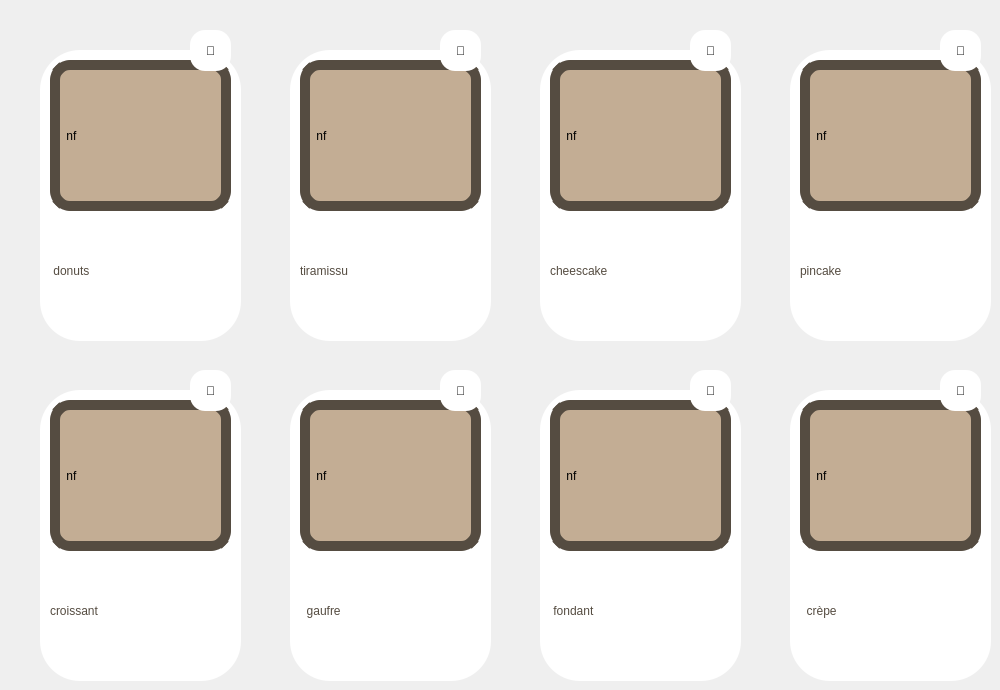
   <widget class="QWidget" name="tab_6">
    <attribute name="title">
     <string>sucré</string>
    </attribute>
    <widget class="QLabel" name="label_65">
     <property name="geometry">
      <rect>
       <x>40</x>
       <y>50</y>
       <width>201</width>
       <height>291</height>
      </rect>
     </property>
     <property name="styleSheet">
      <string notr="true">QLabel{border-radius:40px;background-color:white}</string>
     </property>
     <property name="text">
      <string/>
     </property>
    </widget>
    <widget class="QLabel" name="label_64">
     <property name="geometry">
      <rect>
       <x>290</x>
       <y>50</y>
       <width>201</width>
       <height>291</height>
      </rect>
     </property>
     <property name="styleSheet">
      <string notr="true">QLabel{border-radius:40px;background-color:white}</string>
     </property>
     <property name="text">
      <string/>
     </property>
    </widget>
    <widget class="QLabel" name="label_63">
     <property name="geometry">
      <rect>
       <x>540</x>
       <y>50</y>
       <width>201</width>
       <height>291</height>
      </rect>
     </property>
     <property name="styleSheet">
      <string notr="true">QLabel{border-radius:40px;background-color:white}</string>
     </property>
     <property name="text">
      <string/>
     </property>
    </widget>
    <widget class="QLabel" name="label_62">
     <property name="geometry">
      <rect>
       <x>790</x>
       <y>50</y>
       <width>201</width>
       <height>291</height>
      </rect>
     </property>
     <property name="styleSheet">
      <string notr="true">QLabel{border-radius:40px;background-color:white}</string>
     </property>
     <property name="text">
      <string/>
     </property>
    </widget>
    <widget class="QLabel" name="label_61">
     <property name="geometry">
      <rect>
       <x>40</x>
       <y>390</y>
       <width>201</width>
       <height>291</height>
      </rect>
     </property>
     <property name="styleSheet">
      <string notr="true">QLabel{border-radius:40px;background-color:white}</string>
     </property>
     <property name="text">
      <string/>
     </property>
    </widget>
    <widget class="QLabel" name="label_66">
     <property name="geometry">
      <rect>
       <x>540</x>
       <y>390</y>
       <width>201</width>
       <height>291</height>
      </rect>
     </property>
     <property name="styleSheet">
      <string notr="true">QLabel{border-radius:40px;background-color:white}</string>
     </property>
     <property name="text">
      <string/>
     </property>
    </widget>
    <widget class="QLabel" name="label_67">
     <property name="geometry">
      <rect>
       <x>790</x>
       <y>390</y>
       <width>201</width>
       <height>291</height>
      </rect>
     </property>
     <property name="styleSheet">
      <string notr="true">QLabel{border-radius:40px;background-color:white}</string>
     </property>
     <property name="text">
      <string/>
     </property>
    </widget>
    <widget class="QLabel" name="label_68">
     <property name="geometry">
      <rect>
       <x>290</x>
       <y>390</y>
       <width>201</width>
       <height>291</height>
      </rect>
     </property>
     <property name="styleSheet">
      <string notr="true">QLabel{border-radius:40px;background-color:white}</string>
     </property>
     <property name="text">
      <string/>
     </property>
    </widget>
    <widget class="QLabel" name="label_109">
     <property name="geometry">
      <rect>
       <x>800</x>
       <y>60</y>
       <width>181</width>
       <height>151</height>
      </rect>
     </property>
     <property name="styleSheet">
      <string notr="true">border-radius:20px;
background-color: rgb(195, 173, 148);border:10px solid rgb(85, 76, 65);</string>
     </property>
     <property name="text">
      <string> nf</string>
     </property>
    </widget>
    <widget class="QLabel" name="label_110">
     <property name="geometry">
      <rect>
       <x>550</x>
       <y>60</y>
       <width>181</width>
       <height>151</height>
      </rect>
     </property>
     <property name="styleSheet">
      <string notr="true">border-radius:20px;
background-color: rgb(195, 173, 148);border:10px solid rgb(85, 76, 65);</string>
     </property>
     <property name="text">
      <string> nf</string>
     </property>
    </widget>
    <widget class="QLabel" name="label_111">
     <property name="geometry">
      <rect>
       <x>300</x>
       <y>60</y>
       <width>181</width>
       <height>151</height>
      </rect>
     </property>
     <property name="styleSheet">
      <string notr="true">border-radius:20px;
background-color: rgb(195, 173, 148);border:10px solid rgb(85, 76, 65);</string>
     </property>
     <property name="text">
      <string> nf</string>
     </property>
    </widget>
    <widget class="QLabel" name="label_112">
     <property name="geometry">
      <rect>
       <x>50</x>
       <y>60</y>
       <width>181</width>
       <height>151</height>
      </rect>
     </property>
     <property name="styleSheet">
      <string notr="true">border-radius:20px;
background-color: rgb(195, 173, 148);border:10px solid rgb(85, 76, 65);</string>
     </property>
     <property name="text">
      <string> nf</string>
     </property>
    </widget>
    <widget class="QLabel" name="label_113">
     <property name="geometry">
      <rect>
       <x>50</x>
       <y>400</y>
       <width>181</width>
       <height>151</height>
      </rect>
     </property>
     <property name="styleSheet">
      <string notr="true">border-radius:20px;
background-color: rgb(195, 173, 148);border:10px solid rgb(85, 76, 65);</string>
     </property>
     <property name="text">
      <string> nf</string>
     </property>
    </widget>
    <widget class="QLabel" name="label_114">
     <property name="geometry">
      <rect>
       <x>300</x>
       <y>400</y>
       <width>181</width>
       <height>151</height>
      </rect>
     </property>
     <property name="styleSheet">
      <string notr="true">border-radius:20px;
background-color: rgb(195, 173, 148);border:10px solid rgb(85, 76, 65);</string>
     </property>
     <property name="text">
      <string> nf</string>
     </property>
    </widget>
    <widget class="QLabel" name="label_115">
     <property name="geometry">
      <rect>
       <x>550</x>
       <y>400</y>
       <width>181</width>
       <height>151</height>
      </rect>
     </property>
     <property name="styleSheet">
      <string notr="true">border-radius:20px;
background-color: rgb(195, 173, 148);border:10px solid rgb(85, 76, 65);</string>
     </property>
     <property name="text">
      <string> nf</string>
     </property>
    </widget>
    <widget class="QLabel" name="label_116">
     <property name="geometry">
      <rect>
       <x>800</x>
       <y>400</y>
       <width>181</width>
       <height>151</height>
      </rect>
     </property>
     <property name="styleSheet">
      <string notr="true">border-radius:20px;
background-color: rgb(195, 173, 148);border:10px solid rgb(85, 76, 65);</string>
     </property>
     <property name="text">
      <string> nf</string>
     </property>
    </widget>
    <widget class="QPushButton" name="a30">
     <property name="geometry">
      <rect>
       <x>550</x>
       <y>400</y>
       <width>181</width>
       <height>151</height>
      </rect>
     </property>
     <property name="styleSheet">
      <string notr="true">QPushButton{border-image:url(&quot;C:/image projet/fondant.jpg&quot;);
border-radius:20px;}
QPushButton:hover{color:brown;margin-left:4px;margin-right:4px;margin-top:4px;margin-bottom:4px;border-radius:20px;}
QPushButton:pressed{border-radius:20px;}</string>
     </property>
     <property name="text">
      <string/>
     </property>
    </widget>
    <widget class="QPushButton" name="a31">
     <property name="geometry">
      <rect>
       <x>800</x>
       <y>400</y>
       <width>181</width>
       <height>151</height>
      </rect>
     </property>
     <property name="styleSheet">
      <string notr="true">QPushButton{border-image:url(&quot;C:/image projet/crepe.jpg&quot;);
border-radius:20px;}
QPushButton:hover{color:brown;margin-left:4px;margin-right:4px;margin-top:4px;margin-bottom:4px;border-radius:20px;}
QPushButton:pressed{border-radius:20px;}</string>
     </property>
     <property name="text">
      <string/>
     </property>
    </widget>
    <widget class="QPushButton" name="a27">
     <property name="geometry">
      <rect>
       <x>800</x>
       <y>60</y>
       <width>181</width>
       <height>151</height>
      </rect>
     </property>
     <property name="styleSheet">
      <string notr="true">QPushButton{border-image:url(&quot;C:/image projet/pincake.jpg&quot;);
border-radius:20px;}
QPushButton:hover{color:brown;margin-left:4px;margin-right:4px;margin-top:4px;margin-bottom:4px;border-radius:20px;}
QPushButton:pressed{border-radius:20px;}</string>
     </property>
     <property name="text">
      <string/>
     </property>
    </widget>
    <widget class="QPushButton" name="a25">
     <property name="geometry">
      <rect>
       <x>300</x>
       <y>60</y>
       <width>181</width>
       <height>151</height>
      </rect>
     </property>
     <property name="styleSheet">
      <string notr="true">QPushButton{border-image:url(&quot;C:/image projet/tiramisu.jpg&quot;);
border-radius:20px;}
QPushButton:hover{color:brown;margin-left:4px;margin-right:4px;margin-top:4px;margin-bottom:4px;border-radius:20px;}
QPushButton:pressed{border-radius:20px;}</string>
     </property>
     <property name="text">
      <string/>
     </property>
    </widget>
    <widget class="QPushButton" name="a26">
     <property name="geometry">
      <rect>
       <x>550</x>
       <y>60</y>
       <width>181</width>
       <height>151</height>
      </rect>
     </property>
     <property name="styleSheet">
      <string notr="true">QPushButton{border-image:url(&quot;C:/image projet/cheesecake.jpg&quot;);
border-radius:20px;}
QPushButton:hover{color:brown;margin-left:4px;margin-right:4px;margin-top:4px;margin-bottom:4px;border-radius:20px;}
QPushButton:pressed{border-radius:20px;}</string>
     </property>
     <property name="text">
      <string/>
     </property>
    </widget>
    <widget class="QPushButton" name="a28">
     <property name="geometry">
      <rect>
       <x>50</x>
       <y>400</y>
       <width>181</width>
       <height>151</height>
      </rect>
     </property>
     <property name="baseSize">
      <size>
       <width>20</width>
       <height>10</height>
      </size>
     </property>
     <property name="styleSheet">
      <string notr="true">QPushButton{border-image:url(&quot;C:/image projet/croi.jpg&quot;);
border-radius:20px;}
QPushButton:hover{color:brown;margin-left:4px;margin-right:4px;margin-top:4px;margin-bottom:4px;border-radius:20px;}
QPushButton:pressed{border-radius:20px;}</string>
     </property>
     <property name="text">
      <string/>
     </property>
    </widget>
    <widget class="QPushButton" name="a24">
     <property name="geometry">
      <rect>
       <x>50</x>
       <y>60</y>
       <width>181</width>
       <height>151</height>
      </rect>
     </property>
     <property name="styleSheet">
      <string notr="true">QPushButton{border-image:url(&quot;C:/image projet/donut.jpg&quot;);
border-radius:20px;}
QPushButton:hover{color:brown;margin-left:4px;margin-right:4px;margin-top:4px;margin-bottom:4px;border-radius:20px;}
QPushButton:pressed{border-radius:20px;}</string>
     </property>
     <property name="text">
      <string/>
     </property>
    </widget>
    <widget class="QPushButton" name="a29">
     <property name="geometry">
      <rect>
       <x>300</x>
       <y>400</y>
       <width>181</width>
       <height>151</height>
      </rect>
     </property>
     <property name="styleSheet">
      <string notr="true">QPushButton{border-image:url(&quot;C:/image projet/gaufre.jpg&quot;);
border-radius:20px;}
QPushButton:hover{color:brown;margin-left:4px;margin-right:4px;margin-top:4px;margin-bottom:4px;border-radius:20px;}
QPushButton:pressed{border-radius:20px;}</string>
     </property>
     <property name="text">
      <string/>
     </property>
    </widget>
    <widget class="QLabel" name="label_141">
     <property name="geometry">
      <rect>
       <x>300</x>
       <y>570</y>
       <width>181</width>
       <height>81</height>
      </rect>
     </property>
     <property name="styleSheet">
      <string notr="true">QLabel{border-radius:20px;
	color: rgb(85, 76, 65);
	font: 28pt &quot;Modern No. 20&quot;;}</string>
     </property>
     <property name="text">
      <string>  gaufre</string>
     </property>
    </widget>
    <widget class="QLabel" name="label_142">
     <property name="geometry">
      <rect>
       <x>50</x>
       <y>230</y>
       <width>181</width>
       <height>81</height>
      </rect>
     </property>
     <property name="styleSheet">
      <string notr="true">QLabel{border-radius:20px;
	color: rgb(85, 76, 65);
	font: 28pt &quot;Modern No. 20&quot;;}</string>
     </property>
     <property name="text">
      <string> donuts</string>
     </property>
    </widget>
    <widget class="QLabel" name="label_143">
     <property name="geometry">
      <rect>
       <x>300</x>
       <y>230</y>
       <width>181</width>
       <height>81</height>
      </rect>
     </property>
     <property name="styleSheet">
      <string notr="true">QLabel{border-radius:20px;
	color: rgb(85, 76, 65);
	font: 28pt &quot;Modern No. 20&quot;;}</string>
     </property>
     <property name="text">
      <string>tiramissu</string>
     </property>
    </widget>
    <widget class="QLabel" name="label_144">
     <property name="geometry">
      <rect>
       <x>550</x>
       <y>230</y>
       <width>181</width>
       <height>81</height>
      </rect>
     </property>
     <property name="styleSheet">
      <string notr="true">QLabel{border-radius:20px;
	color: rgb(85, 76, 65);
	font: 28pt &quot;Modern No. 20&quot;;}</string>
     </property>
     <property name="text">
      <string>cheescake</string>
     </property>
    </widget>
    <widget class="QLabel" name="label_145">
     <property name="geometry">
      <rect>
       <x>800</x>
       <y>570</y>
       <width>181</width>
       <height>81</height>
      </rect>
     </property>
     <property name="styleSheet">
      <string notr="true">QLabel{border-radius:20px;
	color: rgb(85, 76, 65);
	font: 28pt &quot;Modern No. 20&quot;;}</string>
     </property>
     <property name="text">
      <string>  crèpe</string>
     </property>
    </widget>
    <widget class="QLabel" name="label_146">
     <property name="geometry">
      <rect>
       <x>550</x>
       <y>570</y>
       <width>181</width>
       <height>81</height>
      </rect>
     </property>
     <property name="styleSheet">
      <string notr="true">QLabel{border-radius:20px;
	color: rgb(85, 76, 65);
	font: 28pt &quot;Modern No. 20&quot;;}</string>
     </property>
     <property name="text">
      <string> fondant</string>
     </property>
    </widget>
    <widget class="QLabel" name="label_147">
     <property name="geometry">
      <rect>
       <x>800</x>
       <y>230</y>
       <width>181</width>
       <height>81</height>
      </rect>
     </property>
     <property name="styleSheet">
      <string notr="true">QLabel{border-radius:20px;
	color: rgb(85, 76, 65);
	font: 28pt &quot;Modern No. 20&quot;;}</string>
     </property>
     <property name="text">
      <string>pincake</string>
     </property>
    </widget>
    <widget class="QLabel" name="label_148">
     <property name="geometry">
      <rect>
       <x>50</x>
       <y>570</y>
       <width>181</width>
       <height>81</height>
      </rect>
     </property>
     <property name="styleSheet">
      <string notr="true">QLabel{border-radius:20px;
	color: rgb(85, 76, 65);
	font: 28pt &quot;Modern No. 20&quot;;}</string>
     </property>
     <property name="text">
      <string>croissant</string>
     </property>
    </widget>
    <widget class="QPushButton" name="btn46">
     <property name="geometry">
      <rect>
       <x>440</x>
       <y>370</y>
       <width>41</width>
       <height>41</height>
      </rect>
     </property>
     <property name="styleSheet">
      <string notr="true">background-color: rgb(255, 255, 255);border-radius:15px;
font: 15pt &quot;MS Shell Dlg 2&quot;;</string>
     </property>
     <property name="text">
      <string>🤍</string>
     </property>
    </widget>
    <widget class="QPushButton" name="btn47">
     <property name="geometry">
      <rect>
       <x>690</x>
       <y>370</y>
       <width>41</width>
       <height>41</height>
      </rect>
     </property>
     <property name="styleSheet">
      <string notr="true">background-color: rgb(255, 255, 255);border-radius:15px;
font: 15pt &quot;MS Shell Dlg 2&quot;;</string>
     </property>
     <property name="text">
      <string>🤍</string>
     </property>
    </widget>
    <widget class="QPushButton" name="btn41">
     <property name="geometry">
      <rect>
       <x>190</x>
       <y>30</y>
       <width>41</width>
       <height>41</height>
      </rect>
     </property>
     <property name="styleSheet">
      <string notr="true">background-color: rgb(255, 255, 255);border-radius:15px;
font: 15pt &quot;MS Shell Dlg 2&quot;;</string>
     </property>
     <property name="text">
      <string>🤍</string>
     </property>
    </widget>
    <widget class="QPushButton" name="btn42">
     <property name="geometry">
      <rect>
       <x>440</x>
       <y>30</y>
       <width>41</width>
       <height>41</height>
      </rect>
     </property>
     <property name="styleSheet">
      <string notr="true">background-color: rgb(255, 255, 255);border-radius:15px;
font: 15pt &quot;MS Shell Dlg 2&quot;;</string>
     </property>
     <property name="text">
      <string>🤍</string>
     </property>
    </widget>
    <widget class="QPushButton" name="btn43">
     <property name="geometry">
      <rect>
       <x>690</x>
       <y>30</y>
       <width>41</width>
       <height>41</height>
      </rect>
     </property>
     <property name="styleSheet">
      <string notr="true">background-color: rgb(255, 255, 255);border-radius:15px;
font: 15pt &quot;MS Shell Dlg 2&quot;;</string>
     </property>
     <property name="text">
      <string>🤍</string>
     </property>
    </widget>
    <widget class="QPushButton" name="btn48">
     <property name="geometry">
      <rect>
       <x>940</x>
       <y>370</y>
       <width>41</width>
       <height>41</height>
      </rect>
     </property>
     <property name="styleSheet">
      <string notr="true">background-color: rgb(255, 255, 255);border-radius:15px;
font: 15pt &quot;MS Shell Dlg 2&quot;;</string>
     </property>
     <property name="text">
      <string>🤍</string>
     </property>
    </widget>
    <widget class="QPushButton" name="btn44">
     <property name="geometry">
      <rect>
       <x>940</x>
       <y>30</y>
       <width>41</width>
       <height>41</height>
      </rect>
     </property>
     <property name="styleSheet">
      <string notr="true">background-color: rgb(255, 255, 255);border-radius:15px;
font: 15pt &quot;MS Shell Dlg 2&quot;;</string>
     </property>
     <property name="text">
      <string>🤍</string>
     </property>
    </widget>
    <widget class="QPushButton" name="btn45">
     <property name="geometry">
      <rect>
       <x>190</x>
       <y>370</y>
       <width>41</width>
       <height>41</height>
      </rect>
     </property>
     <property name="styleSheet">
      <string notr="true">background-color: rgb(255, 255, 255);border-radius:15px;
font: 15pt &quot;MS Shell Dlg 2&quot;;</string>
     </property>
     <property name="text">
      <string>🤍</string>
     </property>
    </widget>
   </widget>
